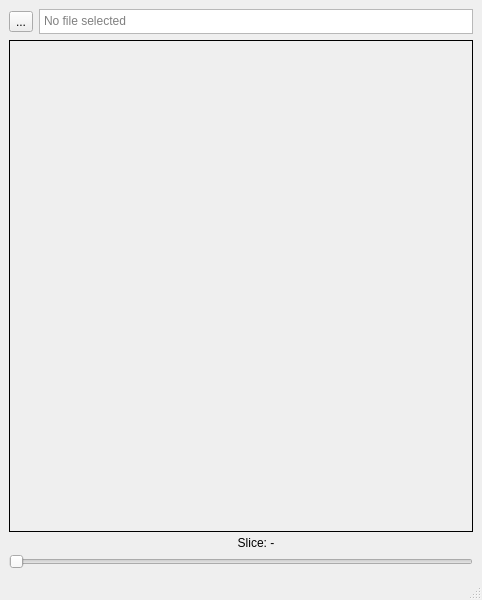
<?xml version="1.0" encoding="UTF-8"?>
<ui version="4.0">
 <class>MainWindow</class>
 <widget class="QMainWindow" name="MainWindow">
  <property name="geometry">
   <rect>
    <x>0</x>
    <y>0</y>
    <width>482</width>
    <height>600</height>
   </rect>
  </property>
  <property name="windowTitle">
   <string>MainWindow</string>
  </property>
  <widget class="QWidget" name="centralwidget">
   <layout class="QGridLayout" name="gridLayout">
    <item row="3" column="1">
     <widget class="QLabel" name="slice_label">
      <property name="maximumSize">
       <size>
        <width>16777215</width>
        <height>10</height>
       </size>
      </property>
      <property name="text">
       <string>Slice: -</string>
      </property>
      <property name="alignment">
       <set>Qt::AlignmentFlag::AlignCenter</set>
      </property>
     </widget>
    </item>
    <item row="1" column="1">
     <widget class="QPlainTextEdit" name="path_text">
      <property name="maximumSize">
       <size>
        <width>16777215</width>
        <height>25</height>
       </size>
      </property>
      <property name="readOnly">
       <bool>true</bool>
      </property>
      <property name="placeholderText">
       <string>No file selected</string>
      </property>
     </widget>
    </item>
    <item row="1" column="0">
     <widget class="QToolButton" name="select_file">
      <property name="text">
       <string>...</string>
      </property>
     </widget>
    </item>
    <item row="2" column="0" colspan="2">
     <widget class="QLabel" name="scan_view">
      <property name="sizePolicy">
       <sizepolicy hsizetype="Ignored" vsizetype="Ignored">
        <horstretch>0</horstretch>
        <verstretch>0</verstretch>
       </sizepolicy>
      </property>
      <property name="minimumSize">
       <size>
        <width>300</width>
        <height>300</height>
       </size>
      </property>
      <property name="frameShape">
       <enum>QFrame::Shape::Box</enum>
      </property>
      <property name="text">
       <string/>
      </property>
      <property name="alignment">
       <set>Qt::AlignmentFlag::AlignCenter</set>
      </property>
     </widget>
    </item>
    <item row="4" column="0" colspan="2">
     <widget class="QSlider" name="slice_slider">
      <property name="orientation">
       <enum>Qt::Orientation::Horizontal</enum>
      </property>
     </widget>
    </item>
   </layout>
  </widget>
  <widget class="QMenuBar" name="menubar">
   <property name="geometry">
    <rect>
     <x>0</x>
     <y>0</y>
     <width>482</width>
     <height>24</height>
    </rect>
   </property>
  </widget>
  <widget class="QStatusBar" name="statusbar"/>
 </widget>
 <resources/>
 <connections/>
</ui>
